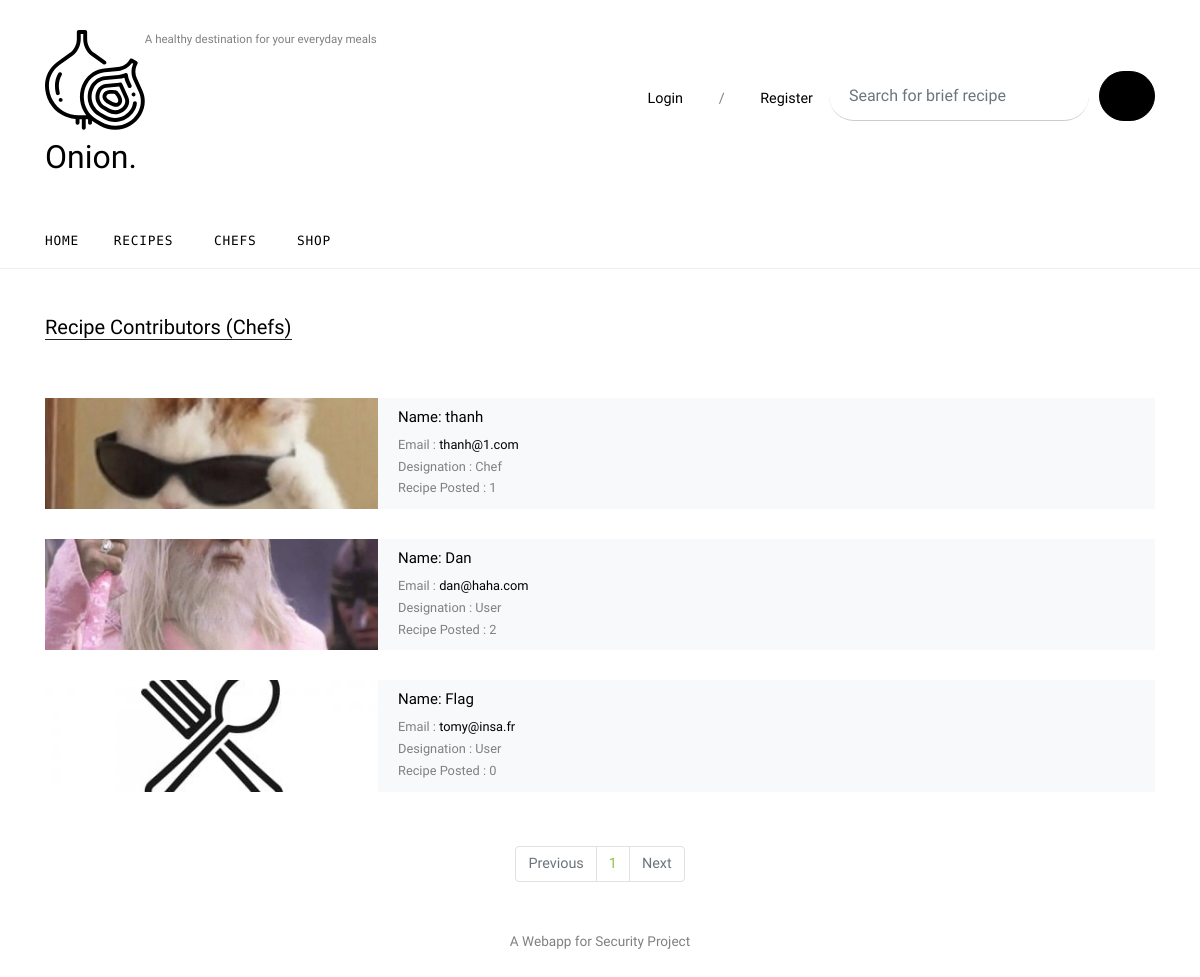
The app's page /chefs, older data.
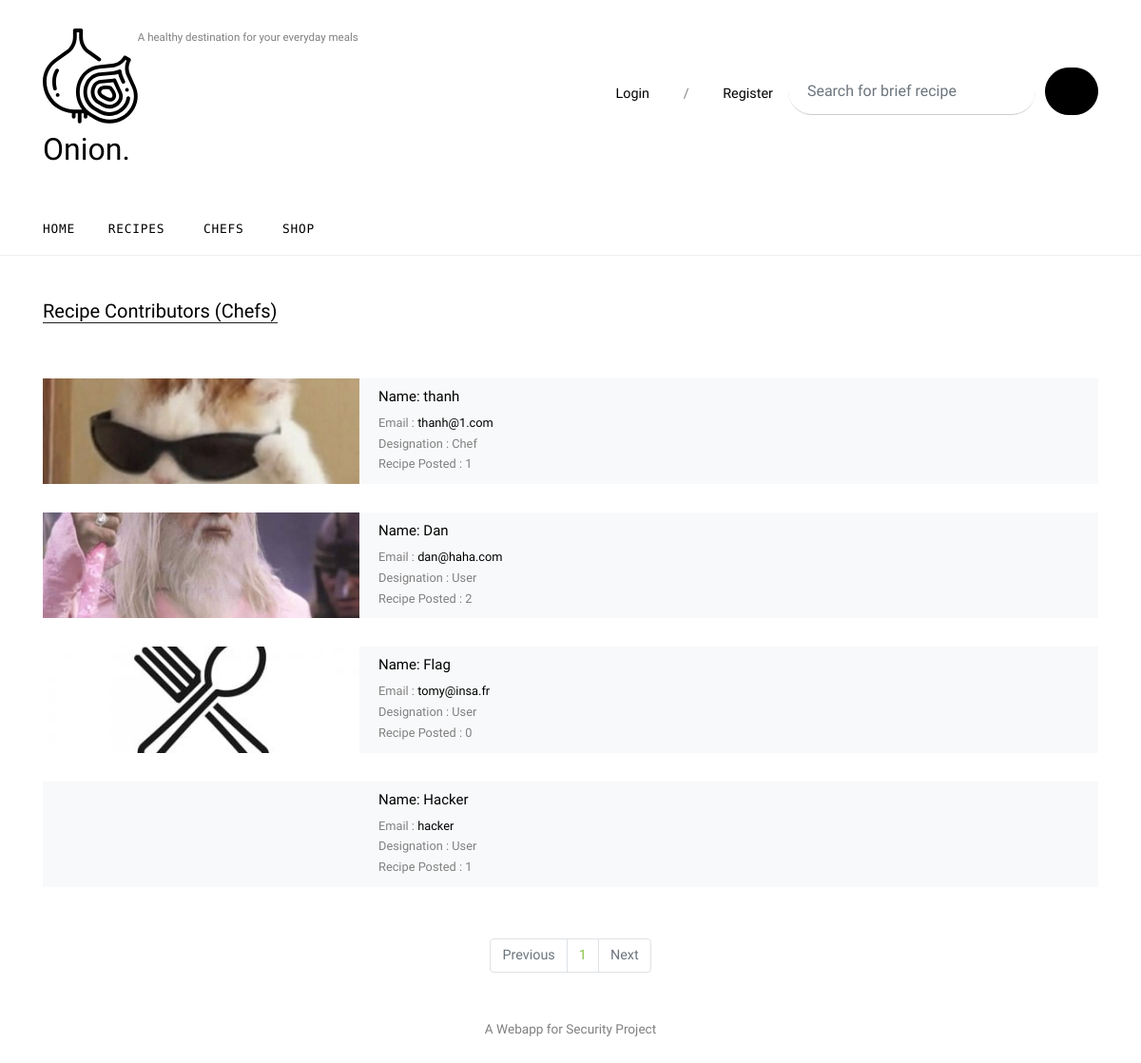
The same page, newer data.
### App/models.py (models this page shows, shortened)
class User(db.Model):
    id = db.Column(db.Integer, primary_key=True)
    name = db.Column(db.Text, nullable=False)
    username = db.Column(db.String(20), unique=True, nullable=False)
    email = db.Column(db.String(120), unique=True, nullable=False)
    profile_pic = db.Column(db.String(20), nullable=False, default='default_user.jpg')
    password = db.Column(db.String(60), nullable=False)
    type = db.Column(db.String(10), nullable=False)
    designation = db.Column(db.Text, nullable=False)
    ingredient = db.relationship('Ingredient', backref='ing_creator', lazy=True)
    recipes = db.relationship('Recipe', backref='recipe_creator', lazy=True)

### App/routes.py (the view)
@app.route('/chefs')
def cooks():
    valid = PassiveControls.validation()
    if valid[0]:
        return redirect(url_for(f'{valid[2]}.cooks'))
    else:
        page = request.args.get('page', 1, type=int)
        users = User.query.filter_by(type="user").paginate(page=page, per_page=5)
        return render_template('unlogged/cooks.html', users=users)

### Controls/PassiveControls.py (called while the page is built)
def validation():
    if "id" and "access" and "name" in session:
        return True, session['id'], session['access'], session['name']
    else:
        return False, "None", "None", "None"

### App/templates/unlogged/cooks.html (shortened to what this page needs)
{% extends "unlogged/base.html" %}
{% block content %}
    <div class="site-section">
      <div class="container">
        <div class="row">
          <div class="col-lg-12">
            <div class="row">
              <div class="col-12">
                <div class="section-title">
                  <h2>Recipe Contributors (Chefs)</h2>
                </div>
              </div>
            </div>
            <div class="row">
              <div class="col-md-12">
            {% if users.items %}
                {% for users in users.items %}
                <div class="post-entry-2 d-flex bg-light">
                 <div class="thumbnail" style="background-image: url('{{ url_for('static', filename= 'images/' + users.profile_pic) }}')"></div>
                  <div class="contents">
                    <h2><a href="{{ url_for('user_profile', user_id=users.id ) }}">Name: {{users.name}}</a></h2>
                    <div class="post-meta">
                      <span class="d-block">Email : <a href="mailto: {{ users.email }}">{{users.email}}</a></span>
                      <span class="d-block">Designation : {{ users.designation|capitalize }}</span>
                      <span class="d-block">Recipe Posted : {{ users.recipes|length }}</span>
                    </div>
                  </div>
                </div>
                {% endfor %}
                  {% else %}
                  <p>There are no recipe contributors at this moment.</p>
                  {% endif %}
              </div>
          </div>
        </div>
          {% if users %}
          <div class="mx-auto">
                <br>
              <nav aria-label="Page navigation example">
              <ul class="pagination">
                  {% if users.page > 1 %}
                <li class="page-item"><a class="page-link" href="{{ url_for('cooks', page=(users.page-1)) }}">Previous</a></li>
                  {% else %}
                <li class="page-item disabled"><a class="page-link" href="">Previous</a></li>
                  {% endif %}
                  {% for page_num in users.iter_pages(left_edge=1, right_edge=1, left_current=2, right_current=2) %}
                    {% if page_num %}
                <li class="page-item"><a class="page-link" href="{{ url_for('cooks', page=page_num) }}">{{page_num}}</a></li>
                    {% else %}
                  <li class="page-item"><a class="page-link" href="">....</a></li>
                    {% endif %}
                  {% endfor %}
                  {% if users.page < users.pages %}
                <li class="page-item"><a class="page-link" href="{{ url_for('cooks', page=(users.page+1)) }}">Next</a></li>
                  {% else %}
                <li class="page-item disabled"><a class="page-link" href="">Next</a></li>
                  {% endif %}
              </ul>
            </nav>
          </div>
                  {% endif %}
      </div>
    </div>
{% endblock %}

Row changes from the older to the newer data that the page shows:
added User: name "Hacker", email "hacker", designation "User", recipes|length "1"
